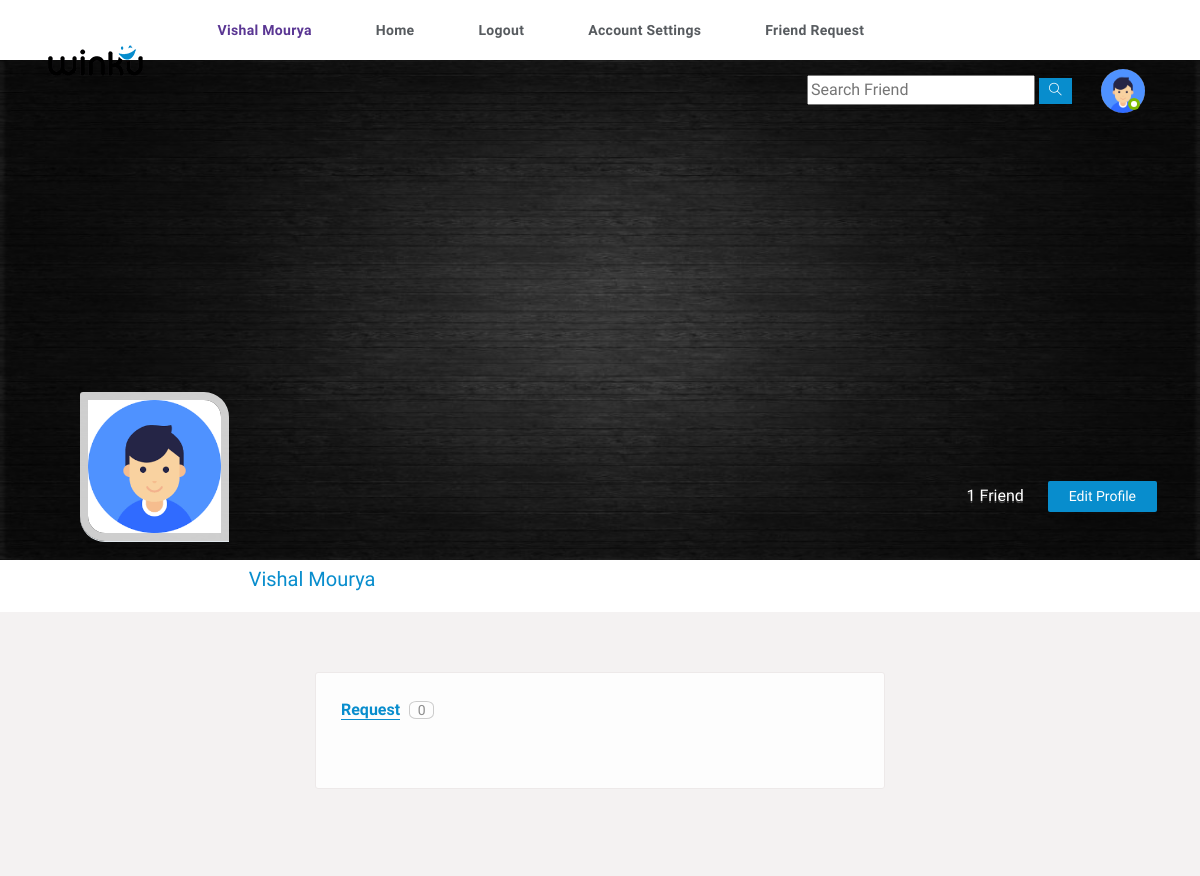
/request_list (signed in), run on the app's committed database.
### users/models.py (models this page shows, shortened)
class Profile(models.Model):
    user = models.OneToOneField(User,on_delete=models.CASCADE)
    id = models.UUIDField(primary_key=True,default=uuid.uuid4,editable=False)
    friends =models.ManyToManyField(User,blank=True,null=True,related_name='friends')
    friend_request = models.ManyToManyField(User,blank=True,null=True,related_name='friend_request')
    email = models.CharField(blank=True,null=True,max_length=200)
    name = models.CharField(blank=True,null=True,max_length=200)
    bio = models.TextField(blank=True,null=True)
    mobile = models.CharField(blank=True,null=True,max_length=100)
    thumbimg = models.ImageField(upload_to='thumbnail',default='thumbnail/thumb.jpg')
    profilepic = models.ImageField(upload_to='profile_pic',default='profile_pic/user.png')
    city = models.CharField(blank=True,null=True,max_length=40)

### users/views.py (the view)
# urls.py: path('request_list',views.request_list,name='request_list'),
def request_list(request):
    user_profile = Profile.objects.get(user=request.user)
    Friend_request =FriendRequest.objects.filter(receiver=request.user)
    context = {
        'user_profile':user_profile,
        'Friend_request':Friend_request
    }
    return render(request,'request_list.html',context)

### users/templates/request_list.html (shortened to what this page needs)
{% include 'header.html'  %}
{% load static %}
	<section>
		<div class="feature-photo">
			<figure><img src="{{user_profile.thumbimg.url}}" alt="" style="height: 500px;"></figure>
			<div class="add-btn">
				<span>{{user_profile.friends.all.count}} Friend</span>
				{% if user_profile.id == user.profile.id %}
				<a href="{% url 'edit_profile' %}" title="" >Edit Profile</a>
				{% else %}
				<form action="{% url 'un_friend' %}" method="post" enctype="multipart/form-data">
					{% csrf_token %}
				<input type="hidden" value="{{user_profile.id}}" name="user_id">
				<input type="submit" value="Unfriend" >
				</form>
				{% endif %}
			</div>
			<div class="container-fluid">
				<div class="row merged">
					<div class="col-lg-2 col-sm-3">
						<div class="user-avatar">
							<figure>
								<img src="{{user_profile.profilepic.url}}" alt="">
							</figure>
						</div>
					</div>
					<div class="col-lg-10 col-sm-9">
						<div class="timeline-info">
							<ul>
								<li class="admin-name">
								  <h5>{{user_profile.name}}</h5>
								</li>
							</ul>
						</div>
					</div>
				</div>
			</div>
		</div>
	</section>
    <section>
		<div class="gap gray-bg">
			<div class="container-fluid">
				<div class="row">
					<div class="col-lg-12">
						<div class="row" id="page-contents">
							<div class="col-lg-3">
							</div>
                            <div class="col-lg-6">
								<div class="central-meta">
									<div class="frnds">
										<ul class="nav nav-tabs">
											 <li class="nav-item"><a class="active" href="#frends" data-toggle="tab">Request</a> <span>{{Friend_request.count}}</span></li>
										</ul>
										<div class="tab-content">
										  <div class="tab-pane active fade show " id="frends" >
										  </div>
										</div>
									</div>
								</div>
							</div>
						</div>
					</div>
				</div>
			</div>
		</div>
	</section>

### users/templates/header.html (shortened to what this page needs)
<!DOCTYPE html>
{% load static %}
<html lang="en">
<head>
    <link rel="stylesheet" href="{% static 'css/main.min.css' %}">
    <link rel="stylesheet" href="{% static 'css/style.css' %}">
    <link rel="stylesheet" href="{% static 'css/color.css' %}">
    <link rel="stylesheet" href="{% static 'css/responsive.css' %}">
</head>
<body>
    {% if user.is_authenticated %}
    <div class="theme-layout">
        <div class="topbar stick">
            <div class="logo">
                <a title="" href=""><img src="images/logo.png" alt=""></a>
            </div>
            <div class="top-area">
                <ul class="main-menu">
                    <li >
                        <a href="{% url 'profile' user.profile.id %}" title="" style="color: #5a3693; font-weight: bold;">{{user.profile.name}}</a>
                    </li>
                    <li>
                        <a href="{% url 'home' %}" title="">Home</a>
                    </li>
                    <li>
                        <a href="{% url 'logout' %}" title="">Logout</a>
                    </li>
                    <li>
                        <a href="{% url 'edit_profile' %}" title="">account settings</a>
                    </li>
                    <li>
                        <a href="{% url 'request_list' %}" title="">Friend Request </a>
                    </li>
                </ul>
                <ul class="setting-area">
                    <li>
                        <div class="searched">
                            <form method="post" class="search">
                                <input type="text" placeholder="Search Friend">
                                <button type="button" data-ripple><i class="ti-search"></i></button>
                            </form>
                        </div>
                    </li>
                </ul>
                <div class="user-img">
                    <a href=""><img src="{{user.profile.profilepic.url}}" style="max-width: 44px; border-radius: 50%;;"  alt=""></a>
                    <span class="status f-online"></span>
                </div>
            </div>
        </div>
        {% endif %}

### static/css/color.css (style rules this page uses)
.product-carousel .owl-nav .owl-prev::before, .product-carousel .owl-nav .owl-next::before, .product-caro .owl-prev:hover:before, .product-caro .owl-next:hover:before, .log-reg-area form .forgot-pwd, .log-reg-area form .already-have, .log-reg-area > p a, .top-area > ul > li > a > span, .timeline-info > ul li a.active, .timeline-info > ul li a:hover, .dropdowns > a.more-mesg, .activity-meta > h6 a, .activity-meta > span a:hover, .friend-name > ins, .description > p a, .we-reply, .sidebar .widget li:hover > a, .sidebar .widget li:hover > i, .friend-meta > a, .user-setting > a:hover, .we-comet li a.showmore, .twiter-feed > li p a, .tutor-links > li i, .tutor-links > li:hover, .pepl-info > span, .page-meta > a, .frnds .nav-tabs .nav-item a.active, .f-title i, #work > div a, .basics > li i, .education > li i, .groups > span i, a.forgot-pwd, .friend-meta > h4 a:hover, .x_title > h2, .post-meta .detail > span, .add-btn > a:hover, .top-area > ul.main-menu > li > ul li a:hover, .dropdowns.active > a i, .user-setting > a i, .form-group input.form-file ~ .control-label, .form-group input.has-value ~ .control-label, .form-group input:focus ~ .control-label, .form-group input:valid ~ .control-label, .form-group select ~ .control-label, .form-group textarea.form-file ~ .control-label, .form-group textarea.has-value ~ .control-label, .form-group textarea:focus ~ .control-label, .form-group textarea:valid ~ .control-label, .flaged > h3, .invition .friend-meta a.invite:hover, .more-optns > ul li:hover, .post-title > h4 a:hover, .post-title .p-date a:hover, .l-post .l-post-meta > h4 a:hover, .read:hover, blockquote, .tags > a:hover, .comment-titles > span, .help-list > ul li a:hover i, .carrer-title > h2 > span, .carrer-title > span a, .open-position > h4 a:hover, .option-set.icon-style > li > a.selected, .category-box > i, .getquot-baner > a, .branches-box > ul li i, .help-topic-result > h2 a:hover, .product-name > h5 a:hover, .full-postmeta .shopnow, .prices.style2 ins span, .single-btn > li > a.active, .total-box > ul > li.final-total, .logout-meta > p a, .forum-list table tbody tr td i, .forum-list table tbody tr td a, .widget ul.recent-topics > li > i, .date-n-reply > a, .topic-data > span, .help-list > ul li a:hover, .employer-info h2, .job-detail > ul li i, .company-intro > a { color: #088dcd; }
#nprogress .bar, .timeline-info > ul li a::before, .add-btn > a, .activitiez > li::before, form button, .colla-apps > li a:hover, a.underline:before, .setting-row input:checked + label, .user-avatar:hover .edit-phto, .error-meta > a, .color-bg, .add-butn, .nav.nav-tabs.likes-btn > li a.active, a.dislike-btn, .drop > a:hover, .btn-view.btn-load-more:hover, .accordion .card h5 button[aria-expanded="true"], .chat-head, .f-page > figure em, .inbox-panel-head > ul > li > a, .nav-tabs--left .nav-link.active, .nav-tabs--left .nav-link.active:hover, footer .widget-title h4::before, #topcontrol, .sidebar .widget-title::before, .f-title::before, .g-post-classic > figure > i::after, .purify > a, .help-list > a:hover, .open-position::before, .info > a, .category-box:hover, .category-box.selected, a.main-btn, .section-heading::before, .getquot-baner, .more-branches > h4::before, .is-helpful > a, .cart-optionz > li > a:hover, .paginationz > li a:hover, .paginationz > li a.active, .shopping-cart, a.btn2:hover, .form-submit > input[type="submit"], button.submit-checkout, .delete-cart:hover, .proceed .button, .amount-area .update-cart, a.addnewforum, .apply-bttons > a { background: #088dcd; }

### static/css/responsive.css (style rules this page uses)
@media screen and (max-width: 1281px) and (min-width: 1024px) { .timeline-info { line-height: 51px; } }
@media screen and (max-width: 1281px) and (min-width: 1024px) { .timeline-info .admin-name > h5 { font-size: 20px; } }
@media screen and (max-width: 1281px) and (min-width: 1024px) { .user-avatar { width: 80.2% } }

### data on the page
Profile: thumbimg (picture), friends.all.count "1", profilepic (placeholder picture), name "Vishal Mourya"

### other printed values
{{ user.profile.name }} "Vishal Mourya"
{{ Friend_request.count }} "0"
